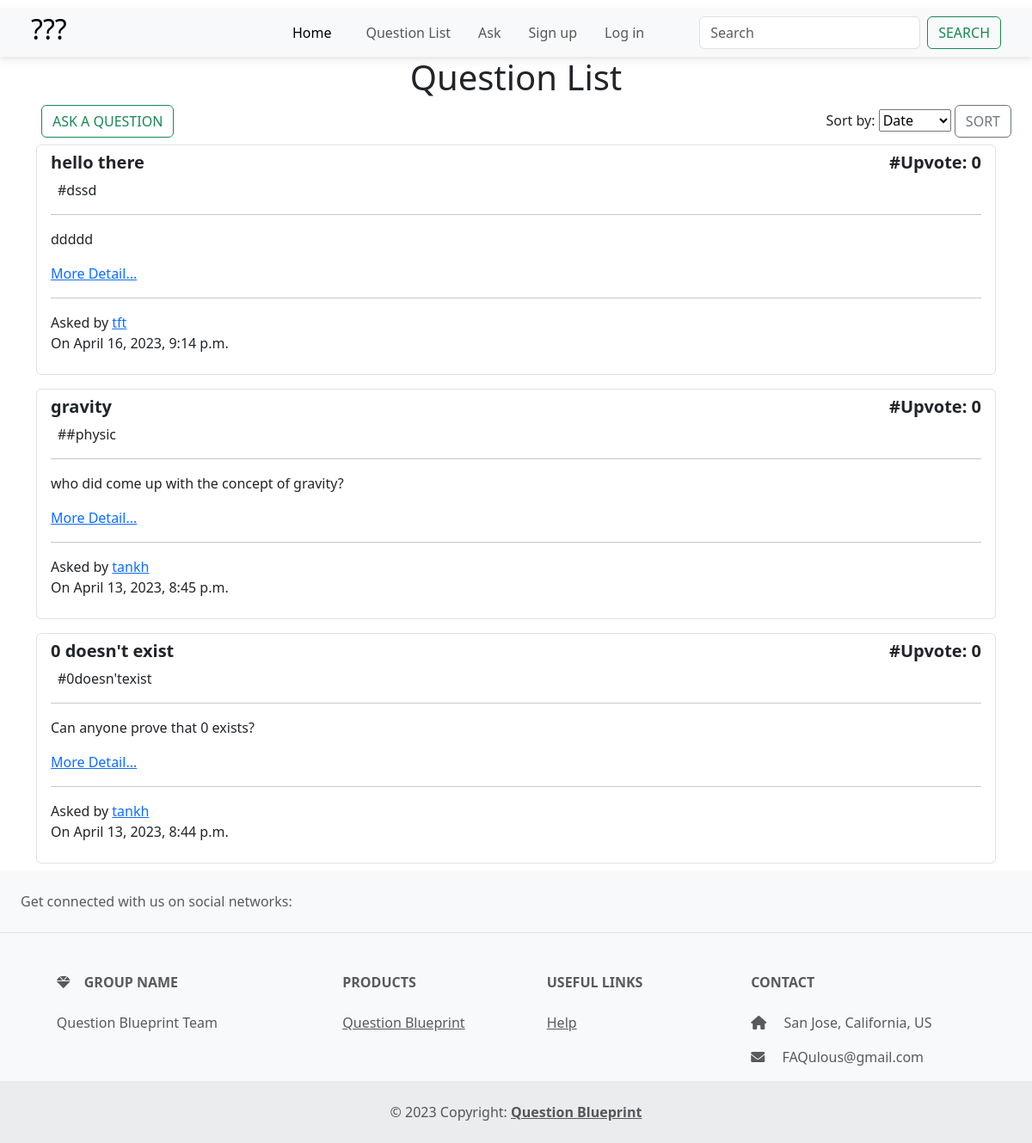
The page /question/ on the database its author committed.
### main_app/models.py (models this page shows, shortened)
class Question(models.Model):
    user = models.ForeignKey(User, on_delete=models.CASCADE)
    title = models.CharField(max_length=200, blank=False, null=False)
    content = models.TextField(max_length=20000, blank=False, null=False)
    tag = TaggableManager(blank=True)
    upvote_num = models.IntegerField(default=0)
    created_date = models.DateTimeField(default=timezone.now)

### main_app/views.py (the view)
# urls.py: path('question/', views.QuestionListView.as_view(), name='question_view'),
class QuestionListView(ListView):
    model = Question
    ordering = ["-created_date"]
    def get_context_data(self, **kwargs):
            context = super().get_context_data(**kwargs)
            sort_by = self.request.GET.get('sort', '-upvote_num')
            questions = self.model.objects.all()
            if sort_by == 'created_date':
                sorted_questions = questions.order_by('-created_date', '-upvote_num')
            else:
                sorted_questions = questions.order_by('-upvote_num','-created_date')
            context['sorted_questions'] = sorted_questions
            return context

### main_app/templates/main_app/question_list.html (shortened to what this page needs)
{% extends "base_nav.html" %}{% load crispy_forms_tags %} {% block content%}
<h1 class="text-center mb-2">Question List</h1>
<div class="d-flex justify-content-between mx-4">
  {% if user.is_authenticated %}
  <a
    href="#"
    class=" mx-4"
  >
    <button class="btn btn-outline-success  mx-4">Ask a question</button>
  </a>
  {% else %}
  <a href="{% url 'login' %}" class="me-auto mx-4">
    <button class="btn btn-outline-success">Ask a question</button>
  </a>
  {% endif %}
        <form method="GET">
        <label for="sort">Sort by:</label>
        <select id="sort" name="sort">
          <option value="created_date" {% if request.GET.sort == 'created' %}selected{% endif %}>Date</option>
        </select>
        <button class="btn btn-outline-secondary" type="submit">Sort</button>
      </form>
</div>
{% for question in sorted_questions %}
<div class="container py-2">
    <div class="list-group">
    <div class="list-group-item list-group-item-action">
      <div class="d-flex justify-content-between">
      <h5 class="fw-bold">{{question.title}}</h5>
      <h5 class="fw-bold">#Upvote: {{question.upvote_num}}</h5>
      </div>
      <div class="d-flex flex-row">
        <div class="d-flex flex-row flex-wrap">
          {% for t in question.tag.all %}
          <div class="p-2 py-0">#{{t}}</div>
          {% endfor %}
        </div>
      </div>
      <hr>
      {% if question.content|wordcount < 15 and question.content|length < 100 %}
      <p class="">{{question.content}}</p>
      {% else %}
      <p>{{question.content|truncatechars:40}}</p>
      {% endif %}
      <a href="{% url 'main_app:question_detail_view' question.id %}"
        >More Detail...</a
      >
      <hr />
      <span
        >Asked by
        <a href="{% url 'profile_view' question.user.username %}"
          >{{question.user}}</a
        ></span
      >
      <p>On {{question.created_date}}</p>
    </div>
  </div>
</div>
{% endfor %} {% endblock %}

### static/style.css (style rules this page uses)
button { padding: 10px; margin: 10px; font-size: 20px; border-radius: 40px; }

### rows shown on the page
Question: title "hello there", upvote_num "0", content "ddddd", user "tft", created_date "April 16, 2023, 9:14 p.m."
Tag: name "dssd"
Question: title "gravity", upvote_num "0", content "who did come up with the concept of gravity?", user "tankh", created_date "April 13, 2023, 8:45 p.m."
Tag: name "#physic"
Question: title "0 doesn't exist", upvote_num "0", content "Can anyone prove that 0 exists?", user "tankh", created_date "April 13, 2023, 8:44 p.m."
Tag: name "0doesn'texist"
